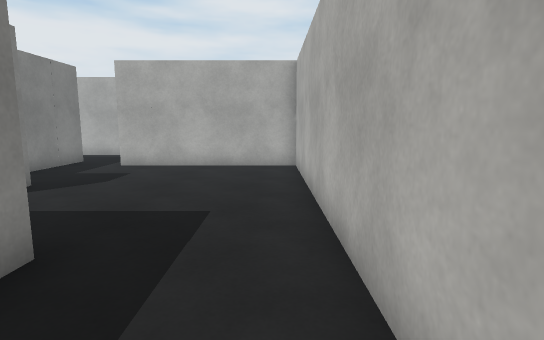
[1] (above)

18 first-person views from a walk through a 3-D level made in the Unity game engine. The camera is 1.4 m above the floor, tilts 8° down and sees 80° across. The floor is counted in squares, 1 m on a side. Each view is taken from the middle of a square. On the plan, view 1 faces up. The plan holds only what a view shows up to about 15 squares ahead; the rest is blank. The place goes on beyond the plan. The player character is not drawn. Surface patterns are stand-ins for the level's own textures.

[2]
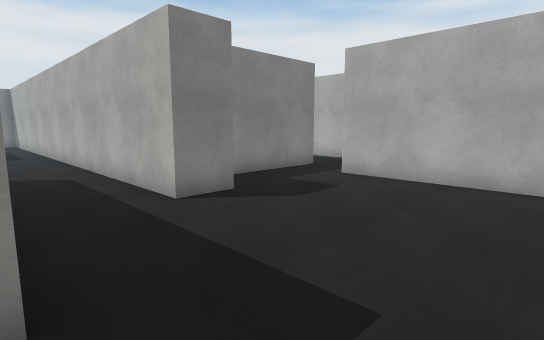

[3]
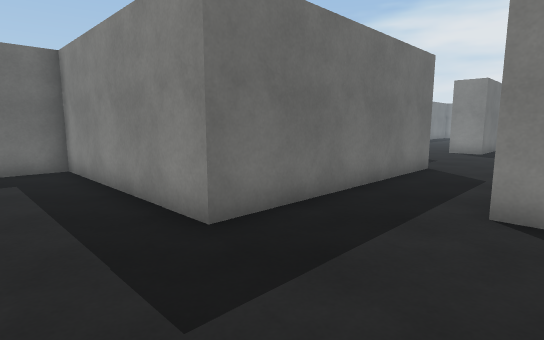

[4]
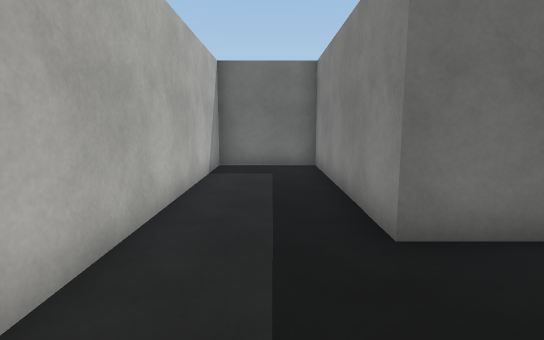

[5]
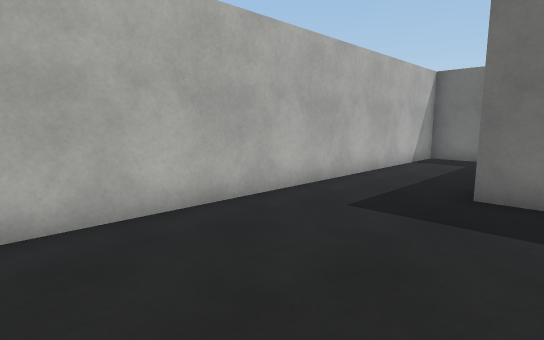

[6]
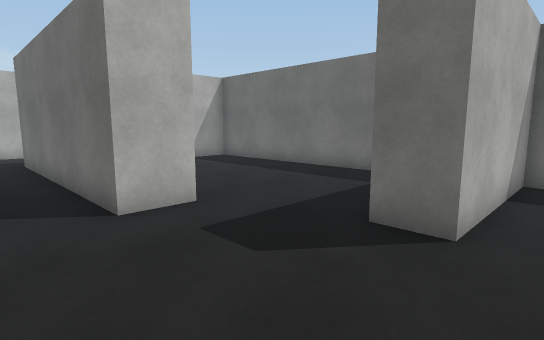

[7]
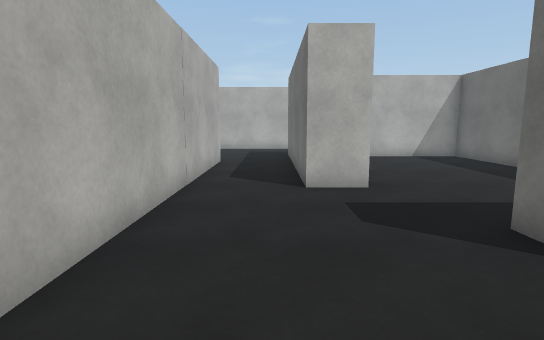

[8]
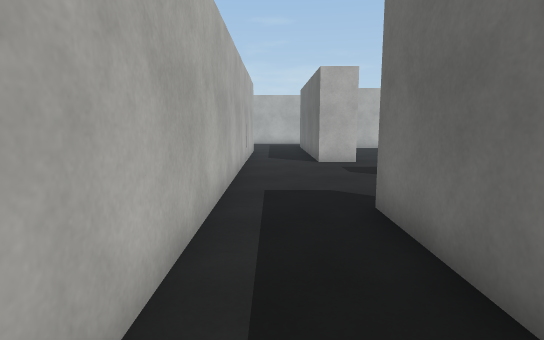

[9]
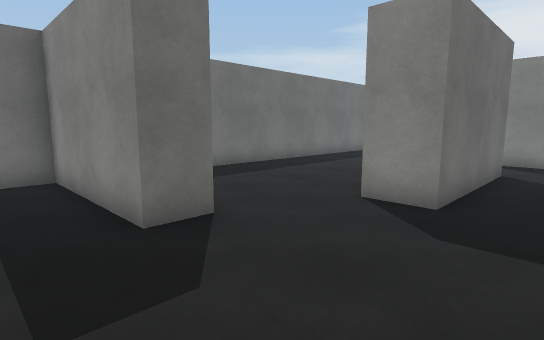

[10]
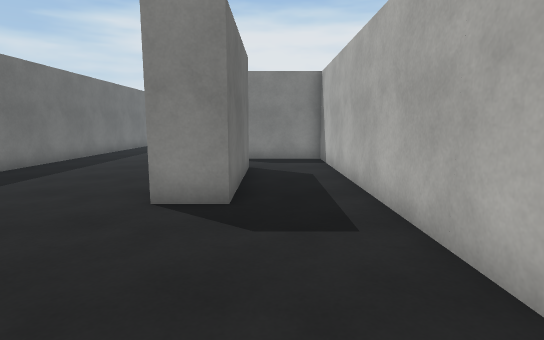

[11]
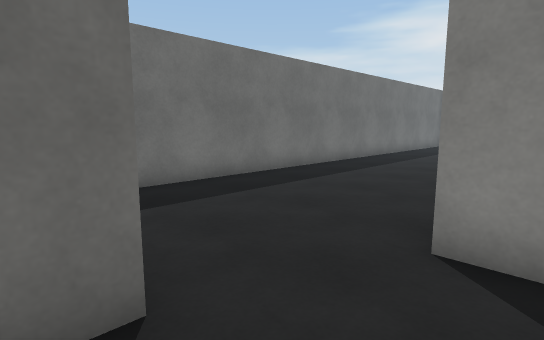

[12]
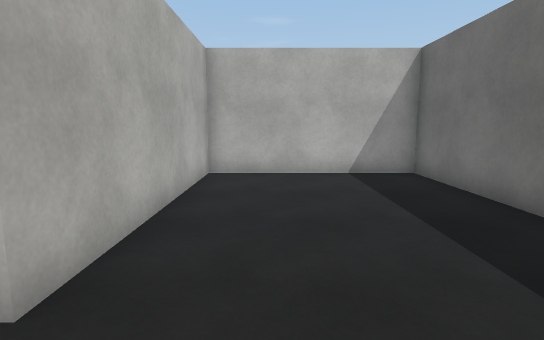

[13]
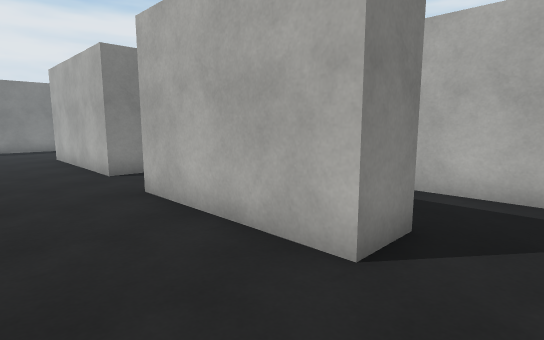

[14]
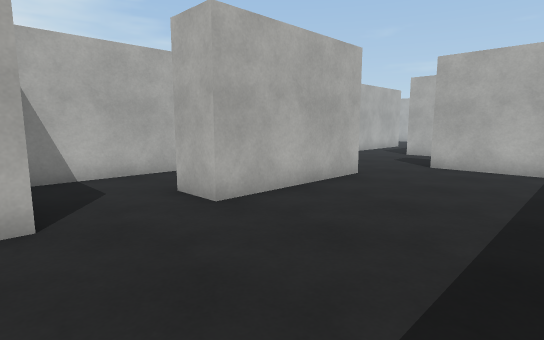

[15]
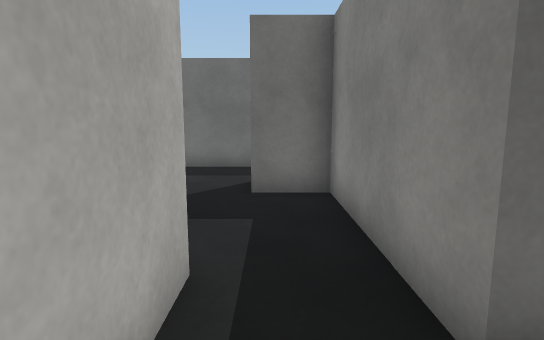

[16]
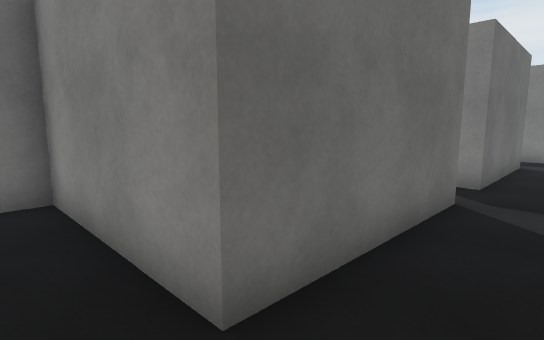

[17]
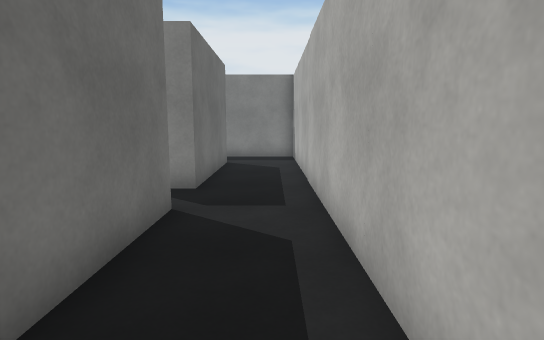

[18]
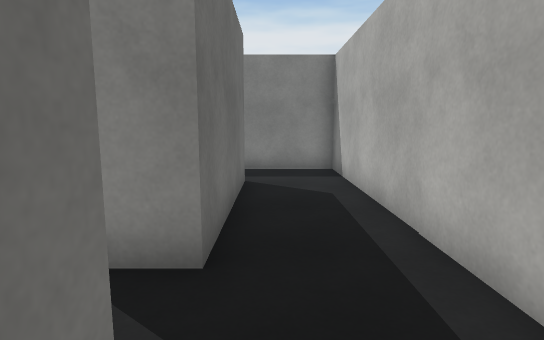

### Floor plan
Points are (right, up) in squares from view 1. A wall is a line through its corners. A room is listed if a view was taken in it or the views show most of it. See-through windows are left out.
Room 1 (views 1, 2, 3, 4, 5, 9)
walls: (-10.9, 3.2) (-2.5, 3.2) (-2.5, -4.1) (0.8, -4.1) (0.8, 11.1) (-5.2, 11.1) (-5.2, 13.2); (-7.2, 12.3) (-7.2, 7.4) (-5.6, 7.4) (-5.6, 6) (-12.6, 6)
ways out: opening at (-11.5, 4.5) to room 2; opening at (-6, 11.5) to room 5
Room 2 (views 6, 7, 8, 10, 11)
walls: (-14.9, 0.8) (-13.8, 0.8); (-22.6, 1.8) (-22.6, 3.2) (-17.6, 3.2) (-17.6, 1.8); (-12.6, 6) (-25.3, 6) (-25.3, 2); (-10.9, 1.8) (-10.9, 3.2)
ways out: opening at (-11.5, 4.5) to room 1; opening at (-12.5, 1) to room 3; opening at (-23.5, 2.5) to room 4; opening at (-16.5, 1.5) to room 4
Room 3 (view 12)
walls: (-13.8, 0.8) (-13.8, -4.1) (-3.7, -4.1) (-3.7, 1.8) (-10.9, 1.8)
ways out: opening at (-12.5, 1) to room 2
Room 4 (views 13, 14)
walls: (-17.6, 1.8) (-22.6, 1.8); (-25.3, 2) (-26.5, 2); (-26.5, -4.1) (-16.9, -4.1); (-14.9, -4.1) (-14.9, 0.8)
ways out: opening at (-23.5, 2.5) to room 2; opening at (-16.5, 1.5) to room 2
Room 5 (views 15, 16, 17, 18)
walls: (-12.4, 12.3) (-7.2, 12.3); (-19.1, 12.3) (-14, 12.3) (-14, 11.4); (-6.9, 14.9) (-21.2, 14.9) (-21.2, 12)
ways out: opening at (-6, 11.5) to room 1; opening at (-20, 11.5); opening at (-13, 11.5)

Positions as (right, up) in squares from view 1, and headings:
1: (0, 0), facing up
2: (0, 3), facing up-left
3: (0, 7), facing down-left
4: (-1, 7), facing down
5: (-4, 10), facing down-right
6: (-16, 5), facing down-right
7: (-18, 4), facing right
8: (-23, 5), facing right
9: (-12, 5), facing down-left
10: (-12, 4), facing left
11: (-14, 3), facing down-left
12: (-13, 0), facing right
13: (-16, -1), facing up-left
14: (-26, -3), facing up-right
15: (-6, 14), facing down
16: (-6, 14), facing down-left
17: (-7, 14), facing left
18: (-11, 13), facing left
